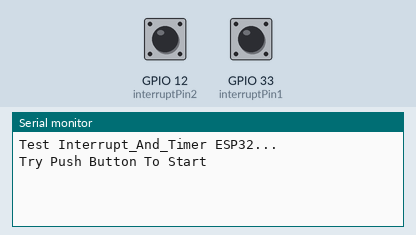
A sketch run on a simulated ESP32. On the bench: the last lines printed to the serial monitor. The inputs (shaded band) are chosen by the test bench; at power-on: GPIO 12 (interruptPin2) HIGH, GPIO 33 (interruptPin1) HIGH.

Above: at 2.2 s.
2.3 s: GPIO 12 (interruptPin2) pulled LOW for 0.15 s
At 3.4 s:
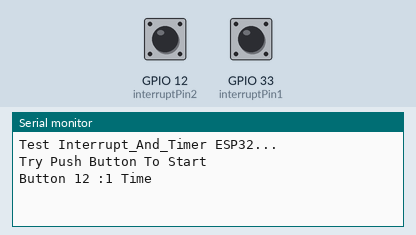
3.9 s: GPIO 33 (interruptPin1) pulled LOW for 0.15 s
At 4.16 s:
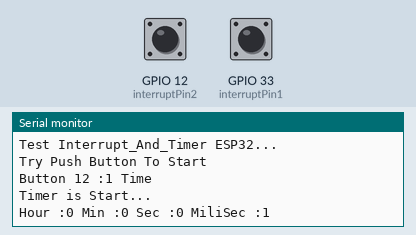
5.6 s: GPIO 33 (interruptPin1) pulled LOW for 1 s
At 7.1 s:
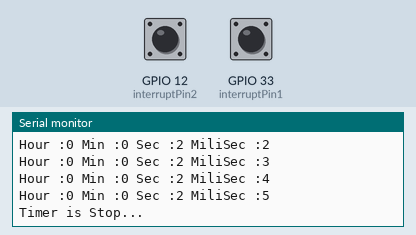
8.1 s: GPIO 12 (interruptPin2) pulled LOW for 1 s
At 10.2 s:
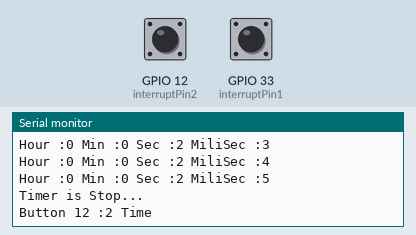
Timing chart, 0 to 11.6 s (numbered marks = the images above; inputs shaded):
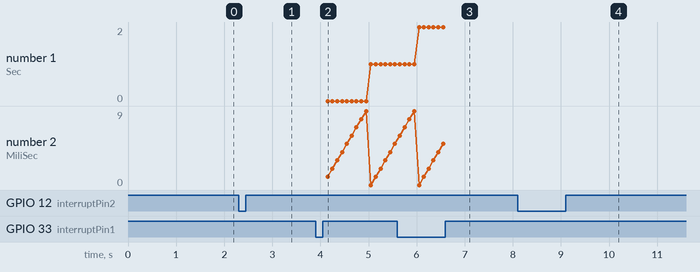

Measured:
- after the input at 2.3 s, the serial monitor: prints a new line after 0.15 s (image 1)
- after the input at 3.9 s, the serial monitor: prints a new line after 0.15 s (image 2)
- after the input at 5.6 s, the serial monitor: prints a new line after 1.0 s (image 3)
- after the input at 8.1 s, the serial monitor: prints a new line after 1.0 s (image 4)

The sketch:

ESP32_StopWacth.ino
```cpp
//************ Set Interruppin ************

int interruptPin1     = 33;   // For Start,Stop InterruptTimer
int interruptPin2     = 12;   // For Reset InterrupTimer
int CountInterrupt33  = 0 ;
int CountInterrupt12  = 0 ;
int StateTimer        = 0 ;   // 0 = Stop , 1 = Start...

//************ Set Time ************
int Hour              = 0 ;
int Min               = 0 ;
int Sec               = 0 ;
int MiliSec           = 0 ;

//************ Set Debouncing_time ************
long debouncing_time1 = 300; //Debouncing Time in Milliseconds
volatile unsigned long last_micros1;

long debouncing_time2 = 300; //Debouncing Time in Milliseconds
volatile unsigned long last_micros2;

hw_timer_t * timer = NULL;
void IRAM_ATTR onTimer(){
  MiliSec++;
  if(MiliSec == 10){
    MiliSec = 0;
    Sec++;
    if(Sec == 60){
      Sec = 0;
      Min++;
      if(Min == 60){
        Min = 0;
        Hour++;
        if(Hour == 99){
          Hour = 0;
        }
      }
    }
  }
  Serial.print("Hour :");
  Serial.print(Hour);
  Serial.print(" Min :");
  Serial.print(Min);
  Serial.print(" Sec :");
  Serial.print(Sec);
  Serial.print(" MiliSec :");
  Serial.print(MiliSec);
  Serial.println("");
}
void setup() {
  pinMode(interruptPin1,INPUT_PULLUP);
  pinMode(interruptPin2,INPUT_PULLUP);

  timer = timerBegin(0, 80, true);  // timer 0, MWDT clock period = 12.5 ns * TIMGn_Tx_WDT_CLK_PRESCALE -> 12.5 ns * 80 -> 1000 ns = 1 us, countUp
  timerAttachInterrupt(timer, &onTimer, true); // edge (not level) triggered
  timerAlarmWrite(timer, 100000, true); // 1000000 * 1 us = 1 s, autoreload true
  timerAlarmDisable(timer); // SetTimer Disable,Enable
  attachInterrupt(interruptPin1,debounceInterrupt1,RISING);
  attachInterrupt(interruptPin2,debounceInterrupt2,RISING);
  Serial.begin(9600);
  Serial.println("Test Interrupt_And_Timer ESP32...");
  delay(1000);
  Serial.println("Try Push Button To Start");
}

void loop() {
 vTaskDelay(portMAX_DELAY); // wait as much as posible ...
}


void debounceInterrupt1() {
  if((long)(micros() - last_micros1) >= debouncing_time1 * 1000) {
    Handleinterrupt1();
    last_micros1 = micros();
  }
}

void debounceInterrupt2() {
  if((long)(micros() - last_micros2) >= debouncing_time2 * 1000) {
    Handleinterrupt2();
    last_micros2 = micros();
  }
}

void Handleinterrupt1() {
  if(StateTimer == 0){        // if Timer is Stop
    timerAlarmEnable(timer);  // Enable Timer
    StateTimer = 1;           // Timer is Start
    Serial.println("Timer is Start...");
    }
  else{
    timerAlarmDisable(timer);  // Disable Timer
    StateTimer = 0;
    Serial.println("Timer is Stop...");
    }

}
void Handleinterrupt2() {
  CountInterrupt12++;
  Serial.print("Button 12 :");
  Serial.print(CountInterrupt12);
  Serial.print(" Time");
  Serial.println("");

}
```
